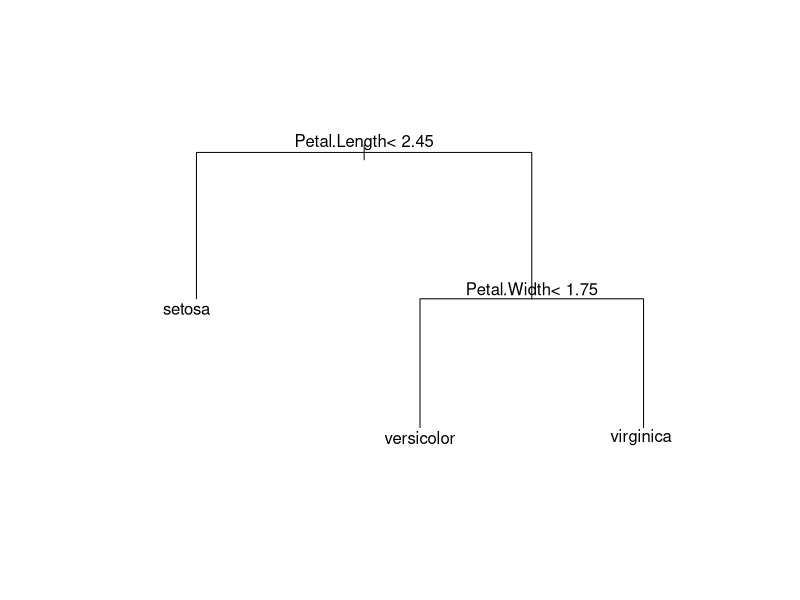
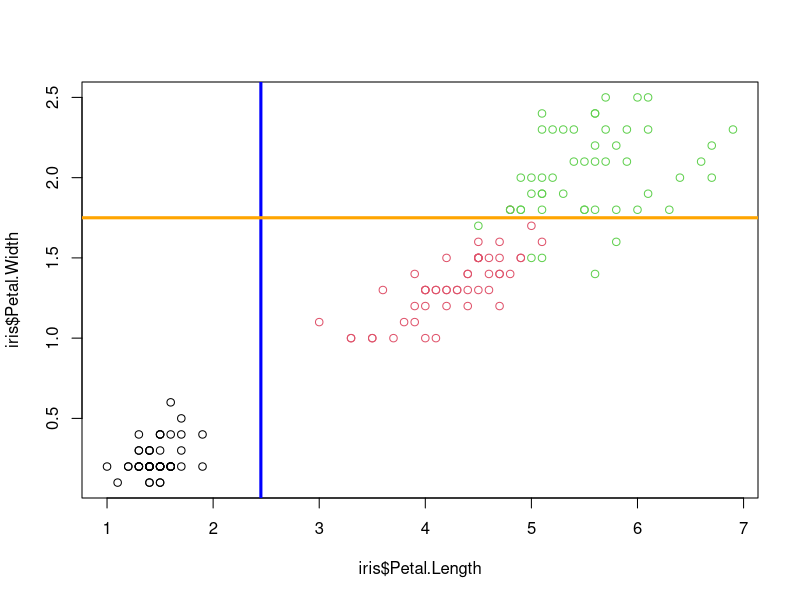
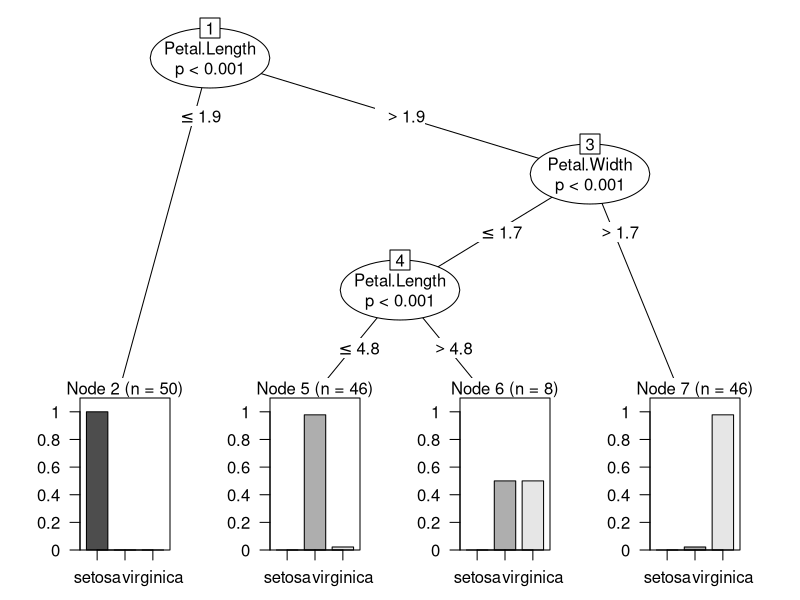
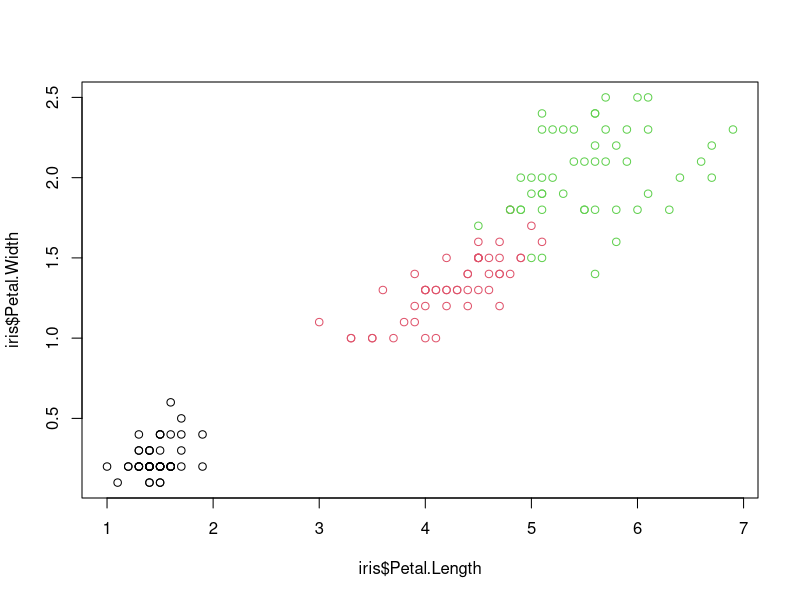
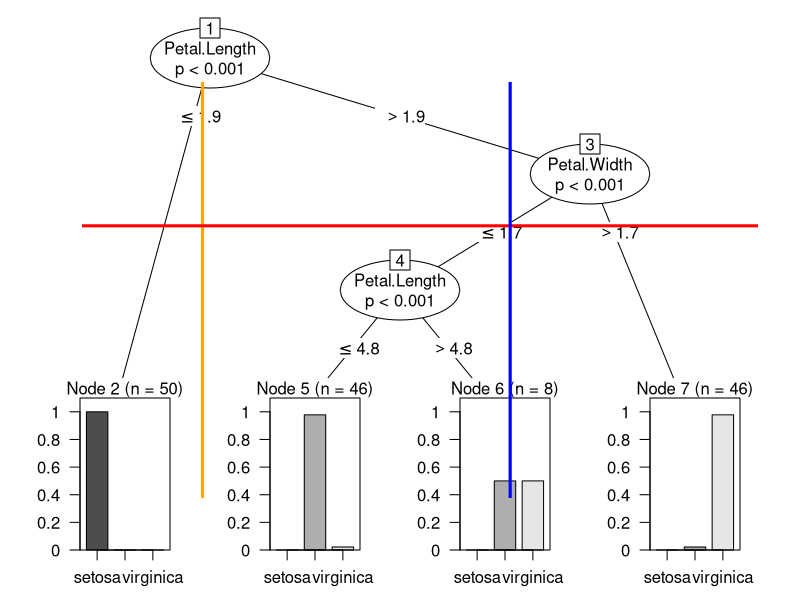

Write R code to recreate these figures, in order.
# 使用rpart 做iris 分類
data(iris)
View(iris)

library(rpart)
fit <- rpart(Species ~ Sepal.Length + Sepal.Width + Petal.Length + Petal.Width, data = iris)
fit
plot(fit, margin=0.2)
text(fit)


plot(iris$Petal.Length, iris$Petal.Width, col=iris$Species)
abline(v = 2.45, col="blue", lwd = 3)
abline(h = 1.75, col="orange", lwd= 3)

## 驗證預測結果
head(predict(fit, newdata = iris))
predicted <- predict(fit, newdata = iris, type= "class")
table(predicted, iris$Species)


# 使用ctree 做iris 分類
library(party)
fit <- ctree(Species ~ ., data = iris)
plot(fit)

plot(iris$Petal.Length, iris$Petal.Width, col=iris$Species)
plot(fit)
abline(v = 1.9, col="orange", lwd= 3)
abline(h = 1.7, col="red", lwd= 3)
abline(v = 4.8, col="blue", lwd = 3)



predicted <- predict(fit, newdata = iris, type= "response")
table(predicted, iris$Species)


## Logistic Regression
data(iris)
iris         <- iris[(iris$Species!="setosa"),]
iris$Species <- factor(iris$Species)
fit          <- glm(Species~.,iris,family=binomial)
summary(fit)

predicted <- predict(fit, iris[,1:4], type= "response")
table(ifelse(predicted > 0.5, 'virginica', 'versicolor'), iris[,5])

## 比較決策樹的分類結果
fit2        <- ctree(Species~.,data=iris)
predicted2 <- predict(fit2, iris[,1:4], type= "response")
table(predicted2, iris[,5])
